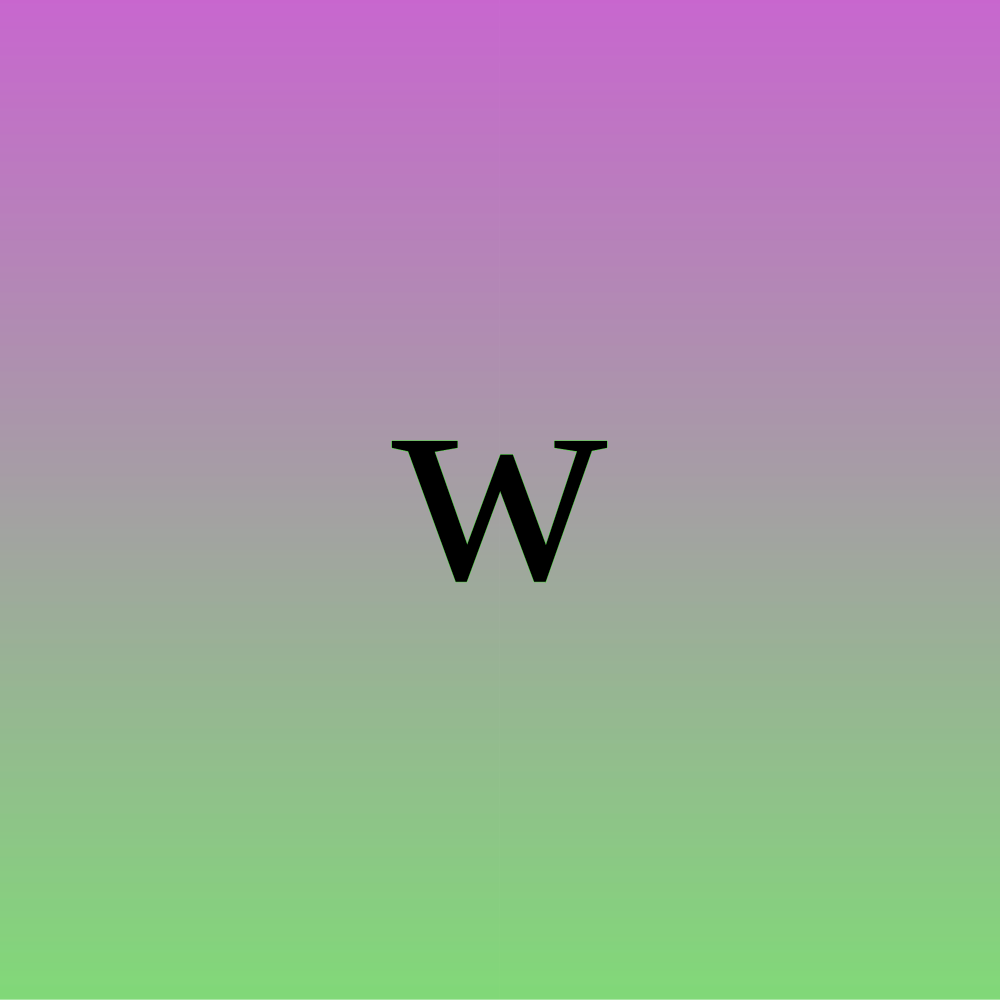
Frame 1 (no input)
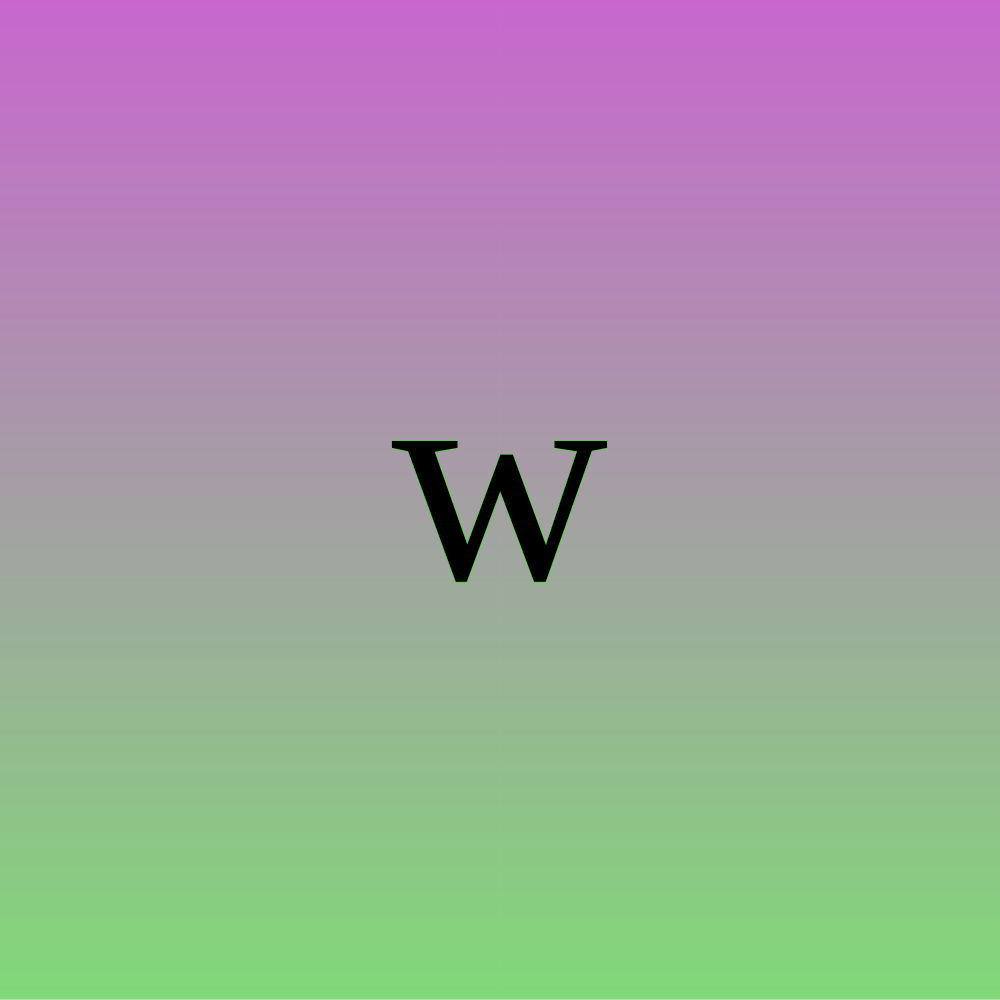
Frame 60 (no input)
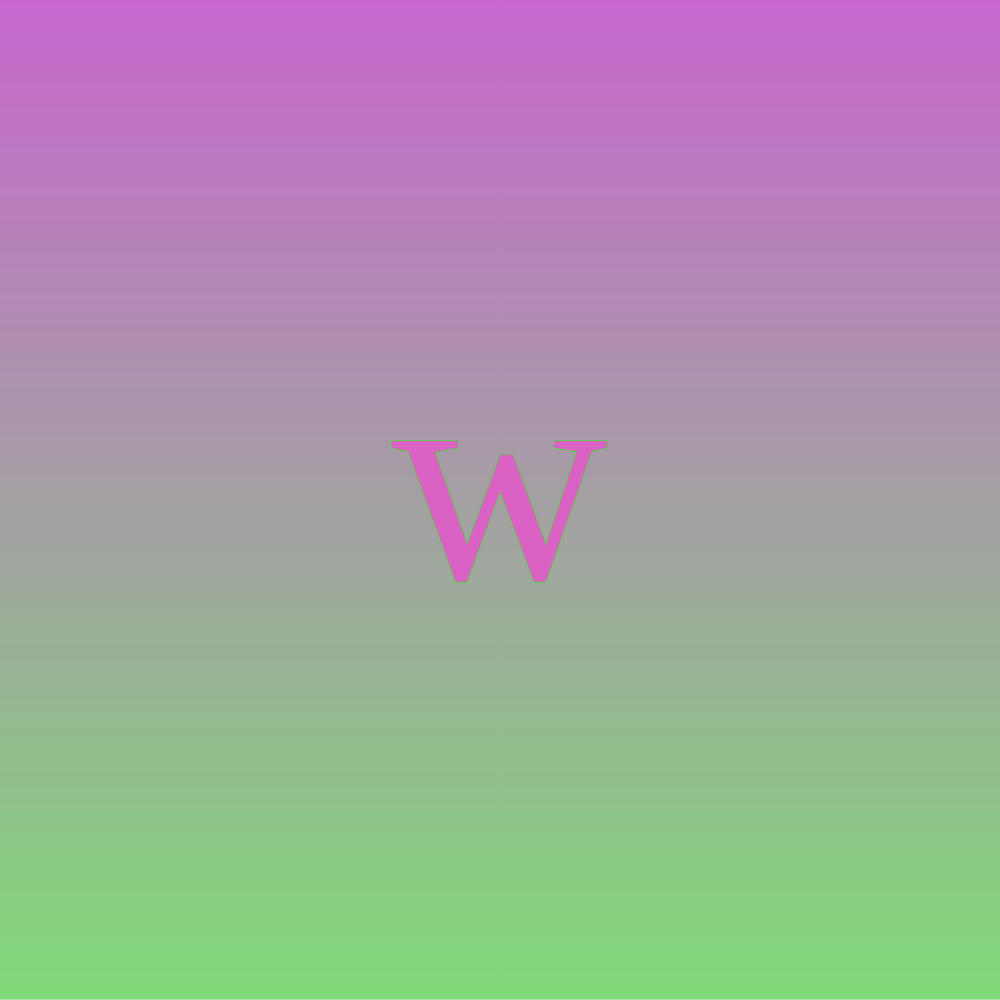
Frame 120 (the mouse pressed at the canvas centre since frame 60)

The p5.js sketch that drew these frames (run headless with seeded random() and noise() and a simulated clock; from frame 60 on, the mouse is pressed at the canvas centre):

// p5.js sketch
// ── sketch.js
let textColor; // define a variable to hold the text color

function setup() {
  createCanvas(1000, 1000);
  setGradient(random(255), random(255), random(255), random(255), random(255), random(255)); // set random gradient background
  textSize(300);
  textFont('Zapfino');
  textAlign(CENTER, CENTER);
  textColor = color('#000000'); // set initial text color to black
  text('w', width/2, height/2);
}

function draw() {
  if (mouseIsOver()) { // check if mouse is over text
    textColor = color(random(255), random(255), random(255)); // set random text color
  }
  fill(textColor); // set text color
  text('w', width/2, height/2);
}

function mouseIsOver() {
  let d = dist(mouseX, mouseY, width/2, height/2); // calculate distance between mouse and text center
  return d < 150; // return true if distance is less than text radius
}

function setGradient(r1, g1, b1, r2, g2, b2) {
  for (let y = 0; y < height; y++) {
    let inter = map(y, 0, height, 0, 1);
    let c = lerpColor(color(r1, g1, b1), color(r2, g2, b2), inter);
    stroke(c);
    line(0, y, width, y);
  }
}
